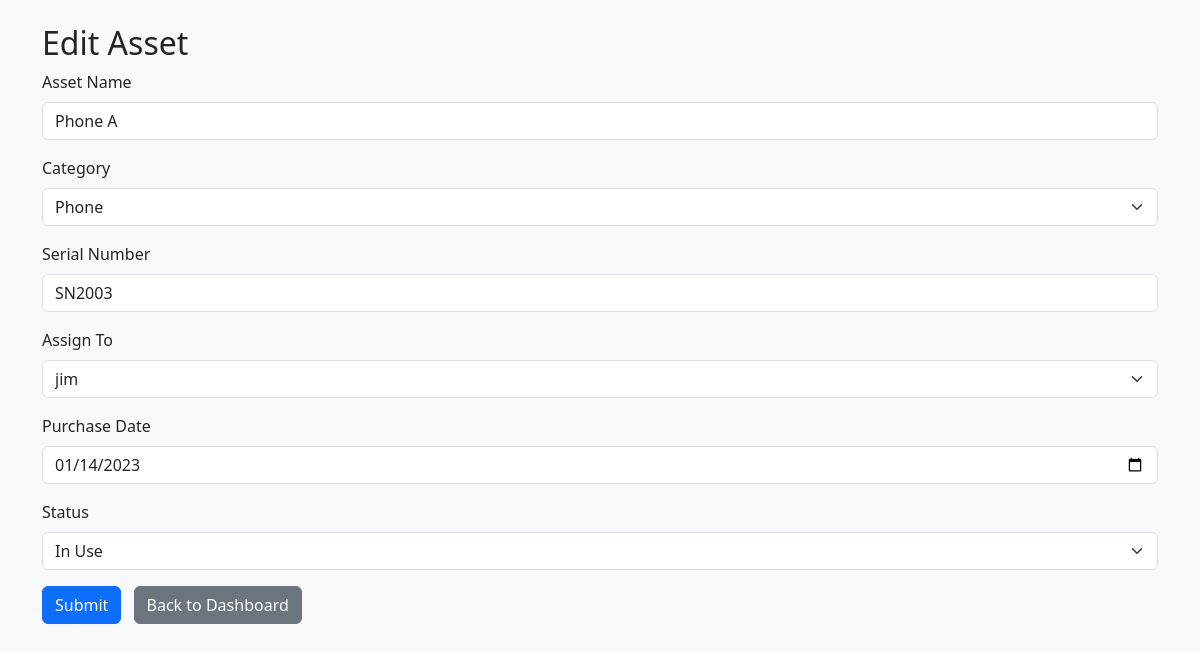
The page /assets/edit/3 (signed in) on the database as committed earlier.
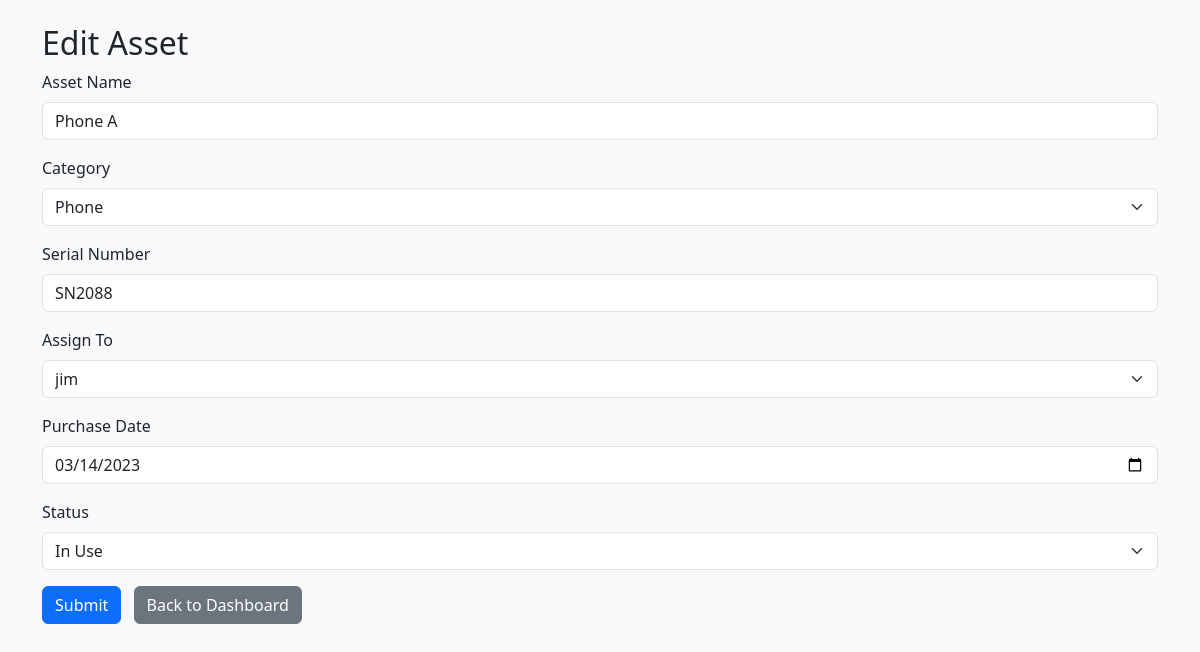
The same page on the database as committed later.
### models.py (models this page shows)
class Asset(db.Model):
    id = db.Column(db.Integer, primary_key=True)
    name = db.Column(db.String(100), nullable=False)
    category = db.Column(db.String(50), nullable=False)
    serial_number = db.Column(db.String(100), unique=True, nullable=False)
    assigned_to_id = db.Column(db.Integer, db.ForeignKey('user.id'))
    assigned_user = db.relationship('User', backref='assets')
    purchase_date = db.Column(db.Date)
    status = db.Column(db.String(50), default="Available")

### app.py (the view)
@app.route('/assets/edit/<int:asset_id>', methods=['GET', 'POST'])
def edit_asset(asset_id):
    if 'username' not in session:
        return redirect(url_for('login'))
    asset = Asset.query.get_or_404(asset_id)
    if session['role'] != 'admin' and (
        not asset.assigned_user or asset.assigned_user.username != session['username']
    ):
        flash("You can only edit assets assigned to you.", "danger")
        return redirect(url_for('dashboard'))
    form = AssetForm(obj=asset)
    form.assigned_to.choices = [(user.id, user.username) for user in User.query.all()]
    if form.validate_on_submit():
        asset.name = form.name.data
        asset.category = form.category.data
        asset.serial_number = form.serial_number.data
        asset.assigned_to_id = form.assigned_to.data
        asset.purchase_date = form.purchase_date.data
        asset.status = form.status.data
        db.session.commit()
        flash('Asset updated successfully!', 'success')
        return redirect(url_for('dashboard'))
    else:
        form.assigned_to.data = asset.assigned_to_id
    return render_template('add_asset.html', form=form)

### forms.py
class AssetForm(FlaskForm):
    name = StringField('Asset Name', validators=[DataRequired()])
    category = SelectField('Category', choices=[
        ('Laptop', 'Laptop'),
        ('Monitor', 'Monitor'),
        ('Phone', 'Phone'),
        ('Tablet', 'Tablet'),
        ('Peripheral', 'Peripheral'),
        ('Other', 'Other')
    ], validators=[DataRequired()])
    serial_number = StringField('Serial Number', validators=[DataRequired()])
    assigned_to = SelectField('Assign To', coerce=int, validators=[DataRequired()])
    purchase_date = DateField('Purchase Date', format='%Y-%m-%d')
    status = SelectField('Status', choices=[
        ('Available', 'Available'),
        ('In Use', 'In Use'),
        ('Faulty', 'Faulty'),
        ('Retired', 'Retired')
    ], validators=[DataRequired()])
    submit = SubmitField('Submit')

### templates/add_asset.html (shortened to what this page needs)
{% extends "base.html" %}
{% block content %}
<h2>{{ 'Edit Asset' if form.name.data else 'Add Asset' }}</h2>
<form method="POST">
    <div class="mb-3">
        {{ form.name.label(class="form-label") }}
        {{ form.name(class="form-control") }}
    </div>
    <div class="mb-3">
        {{ form.category.label(class="form-label") }}
        {{ form.category(class="form-select") }}
    </div>
    <div class="mb-3">
        {{ form.serial_number.label(class="form-label") }}
        {{ form.serial_number(class="form-control") }}
    </div>
    <div class="mb-3">
        {{ form.assigned_to.label(class="form-label") }}
        {{ form.assigned_to(class="form-select") }}
    </div>
    <div class="mb-3">
        {{ form.purchase_date.label(class="form-label") }}
        {{ form.purchase_date(class="form-control") }}
    </div>
    <div class="mb-3">
        {{ form.status.label(class="form-label") }}
        {{ form.status(class="form-select") }}
    </div>
    <button type="submit" class="btn btn-primary">{{ form.submit.label.text }}</button>
    <a href="{{ url_for('dashboard') }}" class="btn btn-secondary ms-2">Back to Dashboard</a>
</form>
{% endblock %}

Rows that differ between the two databases and show on the page:
changed Asset "Edit Asset": serial_number "SN2003" → "SN2088"; purchase_date "01/14/2023" → "03/14/2023"
